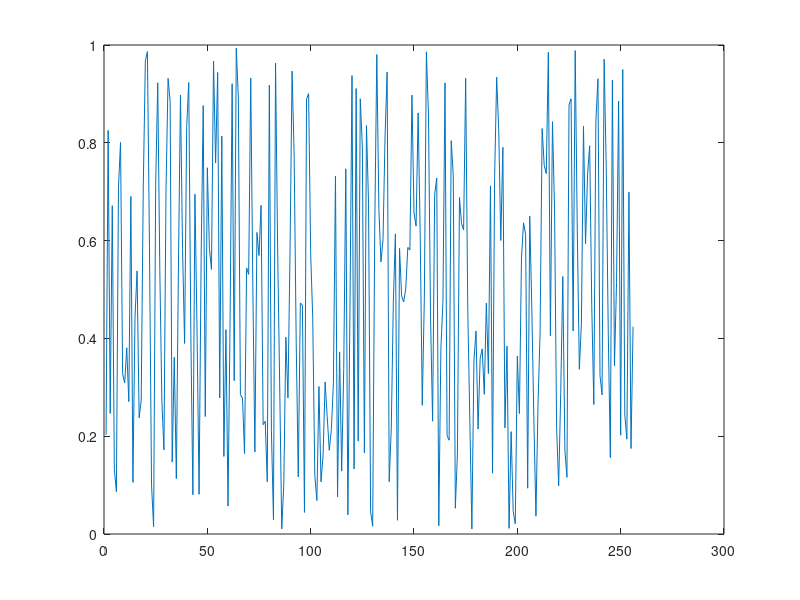

Write MATLAB code to recreate this figure.
clc;
clear all;
close all;


val=rand(1,256);

fig=1;
figure(fig);
plot(val);
print (fig, "test.pdf", "-dpdflatexstandalone");